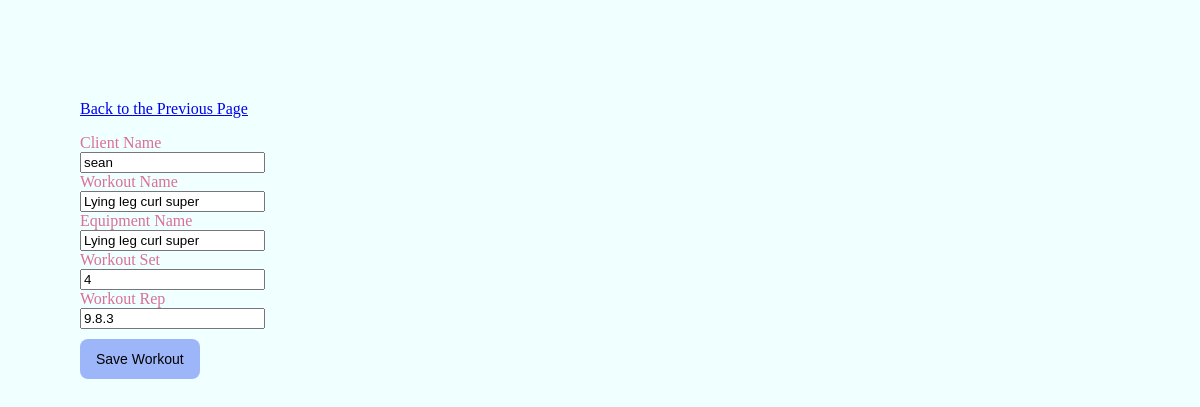
The app's page /assets/php/editform.php?id=4 with its own data.
### tables this page shows
CREATE TABLE `workout` (
  `id` int(11) NOT NULL,
  `clientName` varchar(200) NOT NULL,
  `workoutName` varchar(200) NOT NULL,
  `workoutEquipment` varchar(200) NOT NULL,
  `workoutSet` varchar(50) NOT NULL,
  `workoutRep` varchar(50) NOT NULL
);

### assets/php/editform.php (the view, shortened to what this page needs)
<!DOCTYPE html>
<html lang="en">
<head>
	<link rel="stylesheet" type="text/css" href="../css/editForm.css">
</head>
<body>
<p><a href="../html/specialArea.html">Back to the Previous Page</a></p>
<section>
<?php
	include('config.php');
	$id=$_GET['id'];
	$result = $connect->prepare("SELECT * FROM workout WHERE id= :userid");
	$result->bindParam(':userid', $id);
	$result->execute();
	for($i=0; $row = $result->fetch(); $i++){
?>
<form action="edit.php" method="POST">
Client Name<br>
<input type="text" name="clientName" value="<?php echo $row['clientName']; ?>" /><br>
Workout Name<br>
<input type="text" name="workoutName" value="<?php echo $row['workoutName']; ?>" /><br>
Equipment Name<br>
<input type="text" name="workoutEquipment" value="<?php echo $row['workoutEquipment']; ?>" /><br>
Workout Set<br>
<input type="text" name="workoutSet" value="<?php echo $row['workoutSet']; ?>" /><br>
Workout Rep<br>
<input type="text" name="workoutRep" value="<?php echo $row['workoutRep']; ?>" /><br>
<button class="button" type="submit" value="Save">Save Workout</button>
</form>
<?php
	}
?>
</section>
</body>
</html>

### assets/css/editForm.css (style rules this page uses)
body { margin-top: 100px; margin-bottom: 100px; margin-right: 150px; margin-left: 80px; background-color: azure; color: palevioletred; font-family: verdana; font-size: 100%; }
.button { background-color: #9db6fa; border-radius: 8px; border-style: none; box-sizing: border-box; cursor: pointer; height: 40px; padding: 10px 16px; color: #000000; text-decoration: none; font-size: 14px; font-weight: 500; margin-top: 10px; }

### records on screen
workout: clientName "sean", workoutName "Lying leg curl super", workoutEquipment "Lying leg curl super", workoutSet "4", workoutRep "9.8.3"
